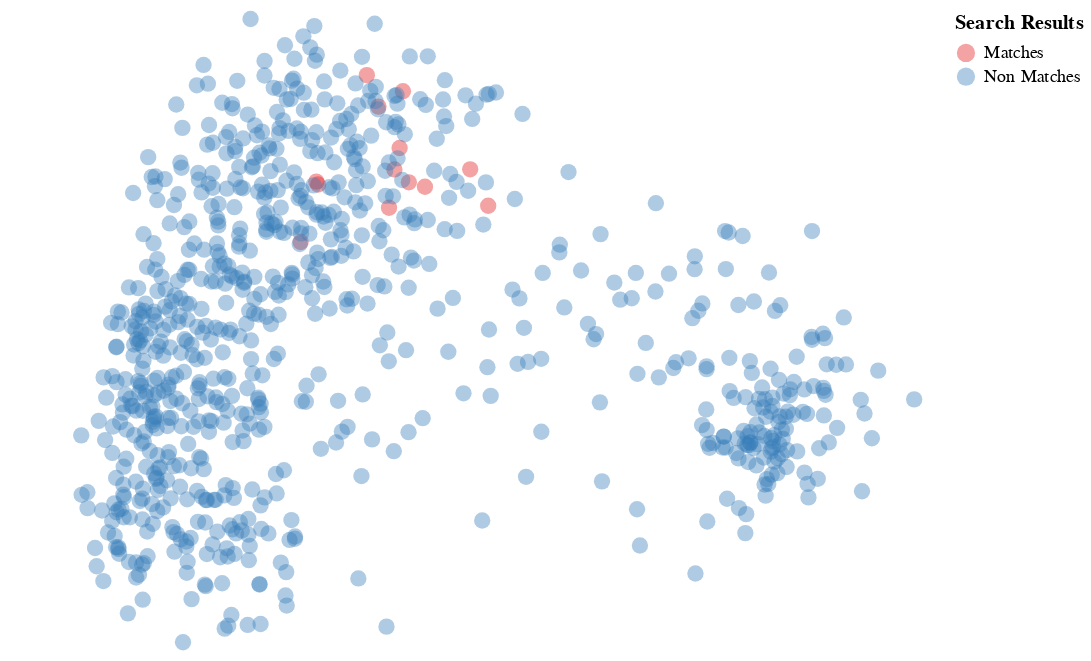

The cell this chart's notebook holds for it:
### Code cell
query ="""
Efforts to identify the underlying drivers of fear, anxiety and stigma that
fuel misinformation and rumor, particularly through social media.
"""
research_papers.search_2d(query)

### Figure 1 — Vega-Lite specification as saved in the notebook (floating-point values rounded to 4 significant figures; data arrays with more than 128 entries replaced by an {"elided": "..."} marker saying what was removed)
{"config": {"view": {"continuousWidth": 400, "continuousHeight": 300, "strokeWidth": 0}, "axis": {"grid": false}}, "data": {"name": "data-da7abda8d5a4b40a749190bc4008fe89"}, "mark": {"type": "circle", "opacity": 0.4, "size": 80}, "encoding": {"color": {"type": "nominal", "field": "Search Results", "scale": {"scheme": "set1"}}, "x": {"type": "quantitative", "axis": null, "field": "x"}, "y": {"type": "quantitative", "axis": null, "field": "y"}}, "height": 350, "width": 500, "$schema": "https://vega.github.io/schema/vega-lite/v4.0.2.json", "datasets": {"data-da7abda8d5a4b40a749190bc4008fe89": {"elided": "824 records"}}}
